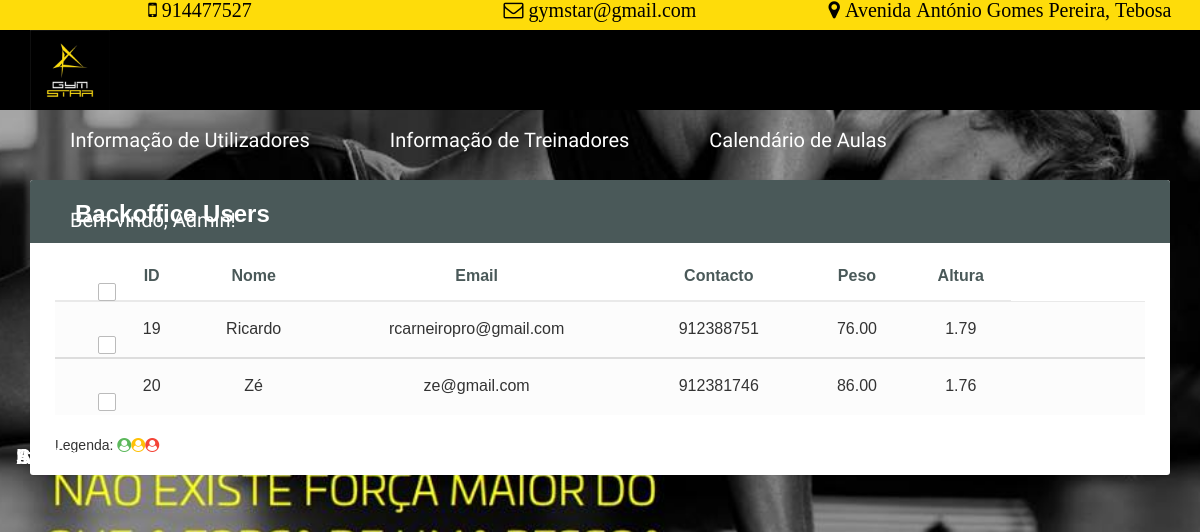
The app's page /users_backoffice.php with its own data.
### tables this page shows
CREATE TABLE IF NOT EXISTS `Users` (
  `ID` int(11) NOT NULL,
  `Nome` varchar(255) NOT NULL,
  `Email` varchar(255) NOT NULL,
  `Password` varchar(255) NOT NULL,
  `Contacto` int(9) NOT NULL,
  `Peso` float(10,2) NOT NULL,
  `Altura` float(5,2) NOT NULL,
  `Pacote_ID` int(11) DEFAULT NULL
);

### users_backoffice.php (the view, shortened to what this page needs)
<?php
require_once "./php/db.php";
    $sql = "SELECT * FROM Users";
    $result = $PDO->query($sql);
    $rows = $result->fetchAll();
?>
   <link rel="stylesheet" href="./bootstrap/css/bootstrap.min.css">
   <link rel="stylesheet" href="./bootstrap/fonts/font-awesome/css/font-awesome.min.css">
   <link rel="stylesheet" href="./css/style.css">
   <link rel="stylesheet" href="./css/backoffice.css">
   <link rel="stylesheet" href="./css/login_form.css">
   <link rel="stylesheet" href="./css/scrolltop.css">
   <link rel="stylesheet" href="./css/Footer-with-map.css">
   <nav class="navbar navbar-inverse navbar-fixed-top nav1">
     <div class="row navrow">
       <div class="col-md-4">
         <i class="fa fa-mobile" aria-hidden="true"> 914477527 </i>
       </div>
       <div class="col-md-4">
         <i class="fa fa-envelope-o" aria-hidden="true"> gymstar@gmail.com </i>
       </div>
       <div class="col-md-4">
         <i class="fa fa-map-marker" aria-hidden="true"> Avenida António Gomes Pereira, Tebosa </i>
       </div>
     </div>
     <div class="container">
       <div class="navbar-header">
         <a class="navbar-brand" href="index.html">
           <img class="logo" src="./img/gymLogo.jpg" alt="Brand Logo">
         </a>
       </div>
       <div id="navbar" class="collapse navbar-collapse">
         <ul class="nav navbar-nav">
           <li><a href="users_backoffice.php">Informação de Utilizadores</a></li>
           <li><a href="trainers_backoffice.php">Informação de Treinadores</a></li>
           <li><a href="calendar.php">Calendário de Aulas</a></li>
           <li class="dropdown">
             <a href="#" class="dropdown-toggle" data-toggle="dropdown" role="button" aria-haspopup="true" aria-expanded="false">Bem vindo, Admin!</a>
           </li>
         </ul>
       </div>
     </div>
   </nav>
   <div class="container users">
      <div class="table-wrapper">
         <div class="table-title">
            <div class="row">
               <div class="col-sm-6">
                  <h2><b>Backoffice Users</b></h2>
               </div>
            </div>
         </div>
         <table class="table table-striped table-hover">
            <thead>
               <tr align="center">
                  <th>
                  </th>
                  <th>ID</th>
                  <th>Nome</th>
                  <th>Email</th>
                  <th>Contacto</th>
                  <th>Peso</th>
                  <th>Altura</th>
               </tr>
            </thead>
            <?
            foreach ($rows as $row) {
              $subquery = "SELECT * FROM Users WHERE ID=".$row['ID'];
              $subresult = $PDO->query($subquery);
            ?>
            <tbody>
               <tr>
                  <td>
                  </td>
                  <td><?echo $row['ID'];?></td>
                  <td><?echo $row['Nome'];?></td>
                  <td><?echo $row['Email'];?></td>
                  <td><?echo $row['Contacto'];?></td>
                  <td><?echo $row['Peso'];?></td>
                  <td><?echo $row['Altura'];?></td>
                  <td>
                     <a href="#editUserModal" class="edit" data-toggle="modal"><i class="material-icons" data-toggle="tooltip" title="Editar">&#xE254;</i></a>
                     <a href="./php/delete.php?id=<?=$row['ID'];?>" class="delete" data-toggle="modal"><i class="material-icons" data-toggle="tooltip" title="Eliminar">&#xE872;</i></a>
                  </td>
               </tr>
            </tbody>
            <?
            }
            ?>
         </table>
         <caption>Legenda: <span><i class="fa fa-user-circle fa-active"></i></span><label class="label-caption">Ativo</label><span><i class="fa fa-user-circle fa-inactive"></i></span><label class="label-caption">Inativo</label><span><i class="fa fa-user-circle fa-suspended"></i></span><label class="label-caption">Suspenso</label></caption>
   </div>
 </div>

### css/style.css (style rules this page uses)
.navbar-inverse { background-color: rgba(60, 60, 60, 0.5); background: rgba(60, 60, 60, 0.93); border: 0px solid rgba(60, 60, 60, 0.5); margin-bottom: 0px; }
.navbar-fixed-top { min-height: 0px; height: 50px; }
.row { margin-left: 0px; margin-right: 0px; }
.navbar { border-radius: 0px; }
.navbar-inverse .navbar-collapse, .navbar-inverse .navbar-form { float: right; }
.nav1 { background-color: #000; color: #fff; height: 110px; }
.navrow { height: 30px; background-color: #fedc0a; color: #000; text-align: center; font-size: 20px; font-family: 'Oswald', sans-serif; }
.navbar-brand>img { display: inline-block; height: 80px; margin-top: -15px; }
.navbar-inverse .navbar-nav>li>a { padding: 50px 40px 10px 40px; color: #fff; font-size: 20px; font-family: 'Oswald', sans-serif; }
.users { margin-top: 150px; }

### css/backoffice.css (style rules this page uses)
.table { text-align: center; }
.table-wrapper { background: #fff; padding: 20px 25px; margin: 30px 0; border-radius: 3px; box-shadow: 0 1px 1px rgba(0,0,0,.05); }
.table-title { padding-bottom: 15px; background-color: hsl(180, 9%, 32%); color: #fff; padding: 16px 30px; margin: -20px -25px 10px; border-radius: 3px 3px 0 0; }
.table-title h2 { margin: 5px 0 0; font-size: 24px; }
thead { color: hsl(180, 9%, 32%); text-align: center; }
table.table tr th, table.table tr td { border-color: #e9e9e9; padding: 12px 15px; vertical-align: middle; text-align: center; }
table.table tr th:first-child { width: 60px; }
table.table tr th:last-child { width: 100px; }
table.table-striped tbody tr:nth-of-type(odd) { background-color: #fcfcfc; }
table.table td:last-child i { opacity: 0.9; font-size: 22px; margin: 0 5px; }
table.table td a { font-weight: bold; color: #566787; display: inline-block; text-decoration: none; outline: none !important; }
table.table td a.edit { color: #FFC107; }
table.table td a.delete { color: #F44336; }
table.table td i { font-size: 19px; }
.fa-active { color: #5cb85c; }
.fa-inactive { color: #FFC107; }
.fa-suspended { color: #F44336; }
.label-caption { margin-left: 3px; margin-right: 10px; }
label { margin-bottom: 0px; }

### css/login_form.css (style rules this page uses)
article,aside,details,figcaption,figure,footer,header,hgroup,main,menu,nav,section,summary { display:block }
a { background-color:transparent }
b,strong { font-weight:bold }
img { border:0 }
table { border-collapse:collapse;border-spacing:0 }
td,th { padding:0 }
*, *:before, *:after { box-sizing: border-box; }
a { text-decoration: none; color: #fedc0a; -webkit-transition: .5s ease; transition: .5s ease; }
label { position: absolute; -webkit-transform: translateY(6px); transform: translateY(6px); left: 13px; color: #fff; -webkit-transition: all 0.25s ease; transition: all 0.25s ease; -webkit-backface-visibility: hidden; pointer-events: none; font-size: 22px; }

### records on screen
users: ID "19", Nome "Ricardo", Email "rcarneiropro@gmail.com", Contacto "912388751", Peso "76.00", Altura "1.79"
users: ID "20", Nome "Zé", Email "ze@gmail.com", Contacto "912381746", Peso "86.00", Altura "1.76"
